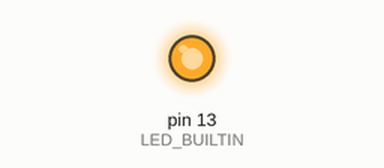
This sketch was run on a simulated Arduino Uno, built with avr-gcc and run on an emulated ATmega328P. Shown: output pins drawn as LEDs (lit = HIGH).

Above: at 1.5 s.
At 3.5 s:
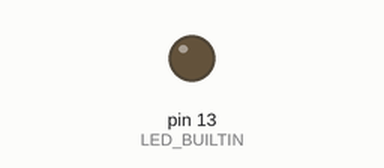
Timing chart, 0 to 5.2 s (numbered marks = the images above):
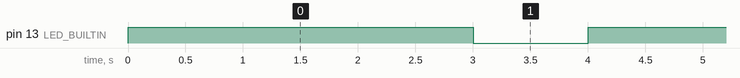

Measured:
- by itself, pin 13 (LED_BUILTIN): alternates HIGH for 3.0 s and LOW for 1.0 s

The sketch:

blink_led.ino
```cpp
void setup() {
  // Initialiser le pin digital LED_BUILTIN en tant que sortie
  pinMode(LED_BUILTIN, OUTPUT);
}

// La boucle fonctionne encore et encore indéfiniment
void loop() {
  digitalWrite(LED_BUILTIN, HIGH);   // Augmenter la luminosité en augmentant le voltage
  delay(3000);                       // Attendre une seconde
  digitalWrite(LED_BUILTIN, LOW);    // Diminuer la luminosité en diminuant le voltage
  delay(1000);
}
```
